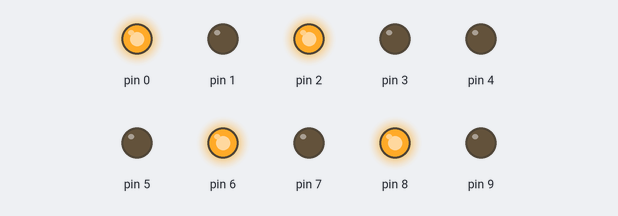
A sketch run on a simulated Arduino Uno, built with avr-gcc and run on an emulated ATmega328P. Parts: output pins drawn as LEDs (lit = HIGH).

Above: at 0.5 s.
At 2.5 s:
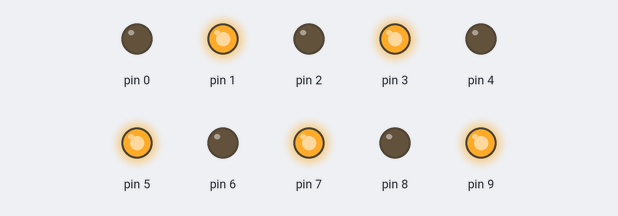
At 3.5 s:
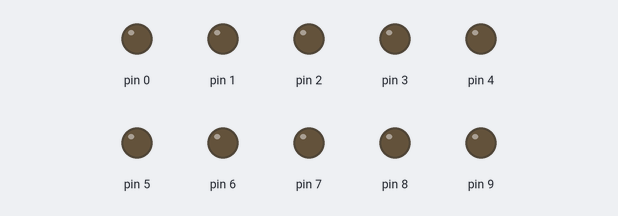
Timing chart, 0 to 5.2 s (numbered marks = the images above):
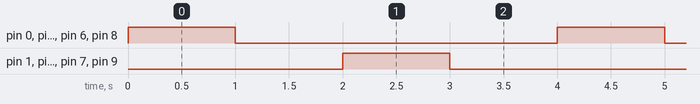

Measured:
- by itself, pin 0–3, pin 5–9: alternates HIGH for 1.0 s and LOW for 3.0 s
- by itself, everything shown: repeats every 4.0 s, in 4 steps

The sketch:

allumage_1_sur_2.ino
```cpp
int i; //initialise le compteur. i represente le numero d'une broche
void setup()
{
  //Boucle d'initialisation des modes et mise à 0V
  for (int i = 0; i < 10; i++) // i va nous servir à parcourir les broches à alimenter
  {
    pinMode(i,OUTPUT);
  }
}

void loop(){

    digitalWrite(0, HIGH);
    digitalWrite(2, HIGH);
    digitalWrite(10, HIGH);
    digitalWrite(6, HIGH);
    digitalWrite(8, HIGH);
    delay(1000);
    digitalWrite(0, LOW);
    digitalWrite(2, LOW);
    digitalWrite(10, LOW);
    digitalWrite(6, LOW);
    digitalWrite(8, LOW);
    delay (1000);

    digitalWrite(1, HIGH);
    digitalWrite(3, HIGH);
    digitalWrite(5, HIGH);
    digitalWrite(7, HIGH);
    digitalWrite(9, HIGH);
    delay(1000);
    digitalWrite(1, LOW);
    digitalWrite(3, LOW);
    digitalWrite(5, LOW);
    digitalWrite(7, LOW);
    digitalWrite(9, LOW);
    delay(1000);
}
```
